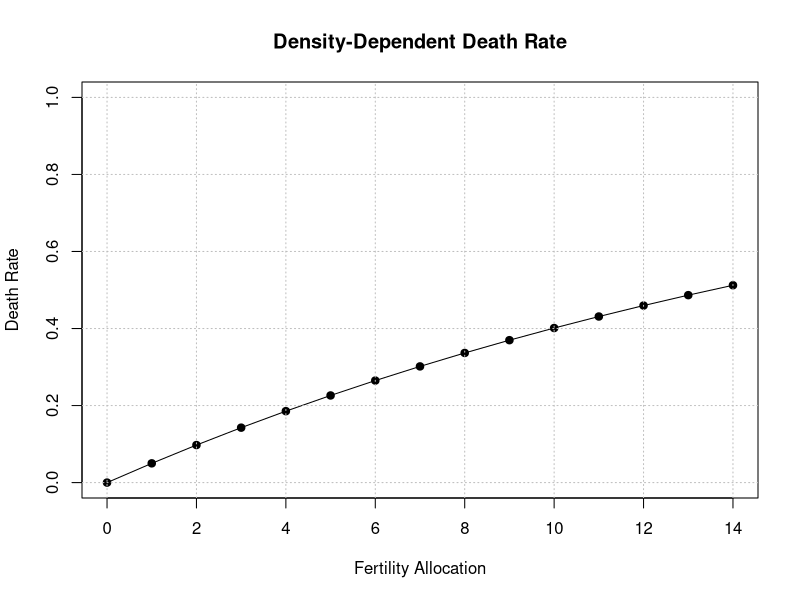

Write the R code that produced this figure.
# this script visualize the relationship between death rate and fertility allocation # nolint

rm(list = ls())

# parameters
max_num_offspring <- 15
fertility_allocation <- seq(0, 14)
survival_birth <- 0.95
death_birth <- 1 - survival_birth

# option 1: death rate as a linear function of fertility allocation
# death_rate <- (1 - survival_birth) + survival_birth * fertility_allocation / max_num_offspring # nolintr

# option 2: death rate as a concave function of fertility allocation
death_rate <- 1 - survival_birth ^ fertility_allocation

# plot the relationship
# pdf(file = "./figures/density_dependent_death.pdf")
plot(death_rate ~ fertility_allocation, type = "l", xlab = "Fertility Allocation", ylab = "Death Rate", main = "Density-Dependent Death Rate", ylim = c(0, 1))
points(death_rate ~ fertility_allocation, pch = 19)
grid(col = "gray", lty = "dotted")
# dev.off()

# compare effects of different survival rates
# survival_birth <- seq(0, 1, 0.1)
# for (s in survival_birth) {
#    death_rate <- 1 - s ^ fertility_allocation
#    lines(death_rate ~ fertility_allocation, lty = s * 10)
# }